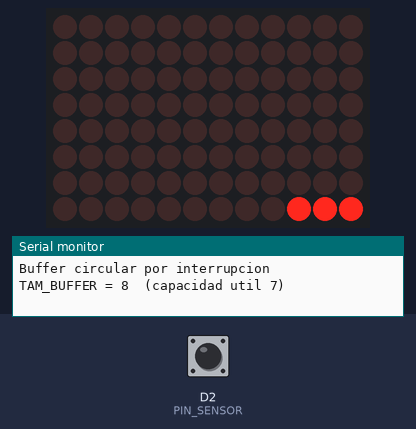
Simulated run of this sketch. Board: Arduino Uno R4 WiFi. Parts: 12×8 LED matrix, the last lines printed to the serial monitor. The test bench sets the inputs (shaded band); at power-on: D2 (PIN_SENSOR) HIGH.

Above: at 1.27 s.
1.3 s: D2 (PIN_SENSOR) driven LOW
At 1.39 s:
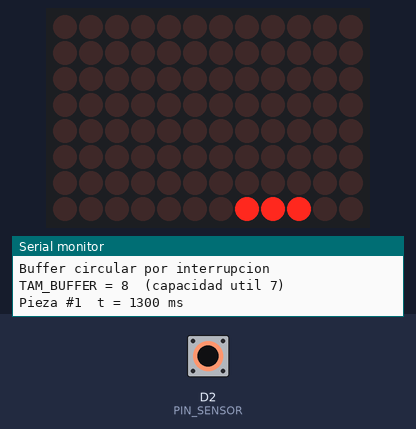
2.9 s: D2 (PIN_SENSOR) pulsed HIGH 2 times (0.12 s each, 0.3 s apart)
At 3.07 s:
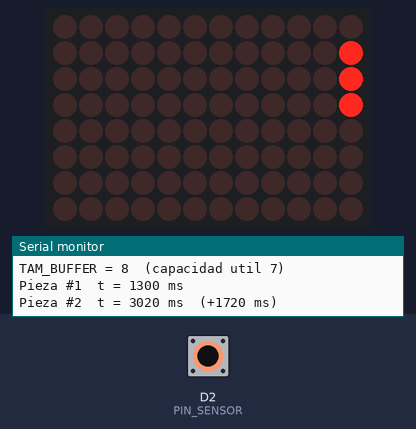

The sketch:

BufferCircularISR.ino
```cpp
/*
  Practica - Buffer circular alimentado por interrupcion externa

  Simula un sensor de piezas en una banda transportadora: cada pulsacion del boton
  es una pieza que pasa. Las piezas llegan en cualquier momento y el Arduino esta
  ocupado dibujando una animacion en la matriz de LEDs, asi que:

    1. El boton va en un pin de interrupcion externa. Al presionarlo el Arduino salta
       a la ISR sin importar en que parte del loop() este.
    2. La ISR solo anota el instante (millis()) en un buffer circular y sale. Trae su
       propio filtro de rebote porque un clic mecanico dispara varios flancos.
    3. El loop() sigue animando la matriz y, cuando tiene tiempo, vacia el buffer y
       reporta por serial cuantas piezas van.

  Lleno vs vacio: los dos indices apuntan al mismo lugar en ambos casos, asi que se
  sacrifica un hueco: el buffer esta VACIO cuando cabeza == cola y esta LLENO cuando
  (cabeza + 1) % TAM == cola. Con eso la ISR solo escribe `cabeza` y el loop() solo
  escribe `cola`, y nadie necesita apagar las interrupciones para leer el buffer.

  Placa: Arduino UNO R4 WiFi (matriz de 12x8 LEDs integrada)
*/

#include "Arduino_LED_Matrix.h"

// ---- Pines y tiempos ------------------------------------------------------
const int PIN_SENSOR = 2;                  // pulsador a GND, INPUT_PULLUP, flanco FALLING
const unsigned long T_REBOTE      = 50;    // ms: flancos mas juntos que esto son rebote
const unsigned long T_ANIMACION   = 60;    // ms entre cuadros de la animacion
const unsigned long T_ESTADO      = 5000;  // ms entre reportes de estado del buffer

// ---- Buffer circular ------------------------------------------------------
// TAM pequeno a proposito: para poder llenarlo a mano y ver que pasa.
const uint8_t TAM_BUFFER = 8;
volatile unsigned long buffer[TAM_BUFFER];   // instante (ms) de cada pieza
volatile uint8_t cabeza = 0;                 // siguiente lugar donde ESCRIBE la ISR
volatile uint8_t cola   = 0;                 // siguiente lugar que LEE el loop()
volatile unsigned long perdidas = 0;         // piezas que no cupieron (buffer lleno)
volatile unsigned long ultimoFlanco = 0;     // para el antirrebote dentro de la ISR

inline bool bufferVacio() { return cabeza == cola; }
inline bool bufferLleno() { return (uint8_t)((cabeza + 1) % TAM_BUFFER) == cola; }
inline uint8_t pendientes() { return (uint8_t)((cabeza + TAM_BUFFER - cola) % TAM_BUFFER); }

// ---- ISR: lo minimo posible -----------------------------------------------
// Sin Serial, sin delay, sin calculos. Solo: filtrar rebote, anotar, avanzar cabeza.
void ISR_pieza() {
  unsigned long ahora = millis();
  if (ahora - ultimoFlanco < T_REBOTE) return;   // rebote del mismo clic: se ignora
  ultimoFlanco = ahora;

  if (bufferLleno()) {        // no se pisa lo que el loop() aun no leyo
    perdidas++;
    return;
  }
  buffer[cabeza] = ahora;
  cabeza = (cabeza + 1) % TAM_BUFFER;
}

// ---- Animacion: una "pieza" recorriendo el borde de la matriz ------------
ArduinoLEDMatrix matriz;
uint8_t cuadro[8][12];
const uint8_t PERIMETRO = 2 * (12 + 8) - 4;   // 36 posiciones alrededor del borde
uint8_t posicion = 0;
unsigned long ultimoCuadro = 0;

// Convierte una posicion 0..35 del perimetro a (fila, columna)
void coordenada(uint8_t pos, uint8_t &fila, uint8_t &col) {
  if (pos < 12)      { fila = 0;         col = pos; }             // arriba, ->
  else if (pos < 19) { fila = pos - 11;  col = 11; }              // derecha, abajo
  else if (pos < 30) { fila = 7;         col = 11 - (pos - 18); } // abajo, <-
  else               { fila = 7 - (pos - 29); col = 0; }          // izquierda, arriba
}

void dibujarCuadro() {
  memset(cuadro, 0, sizeof(cuadro));
  uint8_t f, c;
  for (uint8_t i = 0; i < 3; i++) {                   // cabeza + estela de 2
    coordenada((posicion + PERIMETRO - i) % PERIMETRO, f, c);
    cuadro[f][c] = 1;
  }
  matriz.renderBitmap(cuadro, 8, 12);
  posicion = (posicion + 1) % PERIMETRO;
}

// ---- Programa principal ---------------------------------------------------
unsigned long piezas = 0;         // total procesadas por el loop()
unsigned long ultimaPieza = 0;    // instante de la anterior, para el intervalo
unsigned long ultimoEstado = 0;

void setup() {
  Serial.begin(9600);
  matriz.begin();
  pinMode(PIN_SENSOR, INPUT_PULLUP);
  attachInterrupt(digitalPinToInterrupt(PIN_SENSOR), ISR_pieza, FALLING);
  Serial.println("Buffer circular por interrupcion");
  Serial.print("TAM_BUFFER = "); Serial.print(TAM_BUFFER);
  Serial.print("  (capacidad util "); Serial.print(TAM_BUFFER - 1); Serial.println(")");
}

void loop() {
  unsigned long ahora = millis();

  // 1) La animacion nunca se detiene
  if (ahora - ultimoCuadro >= T_ANIMACION) {
    ultimoCuadro = ahora;
    dibujarCuadro();
  }

  // 2) Vaciar el buffer: procesar TODO lo que la ISR haya anotado desde la ultima vuelta
  while (!bufferVacio()) {
    unsigned long t = buffer[cola];
    cola = (cola + 1) % TAM_BUFFER;   // el loop() es el unico que mueve la cola
    piezas++;
    Serial.print("Pieza #"); Serial.print(piezas);
    Serial.print("  t = "); Serial.print(t); Serial.print(" ms");
    if (piezas > 1) {
      Serial.print("  (+"); Serial.print(t - ultimaPieza); Serial.print(" ms)");
    }
    Serial.println();
    ultimaPieza = t;
  }

  // 3) Reporte periodico del estado del buffer
  if (ahora - ultimoEstado >= T_ESTADO) {
    ultimoEstado = ahora;
    Serial.print("[estado] piezas: "); Serial.print(piezas);
    Serial.print("  pendientes: ");    Serial.print(pendientes());
    Serial.print("/");                  Serial.print(TAM_BUFFER - 1);
    Serial.print("  perdidas: ");      Serial.println(perdidas);
  }
}
```
